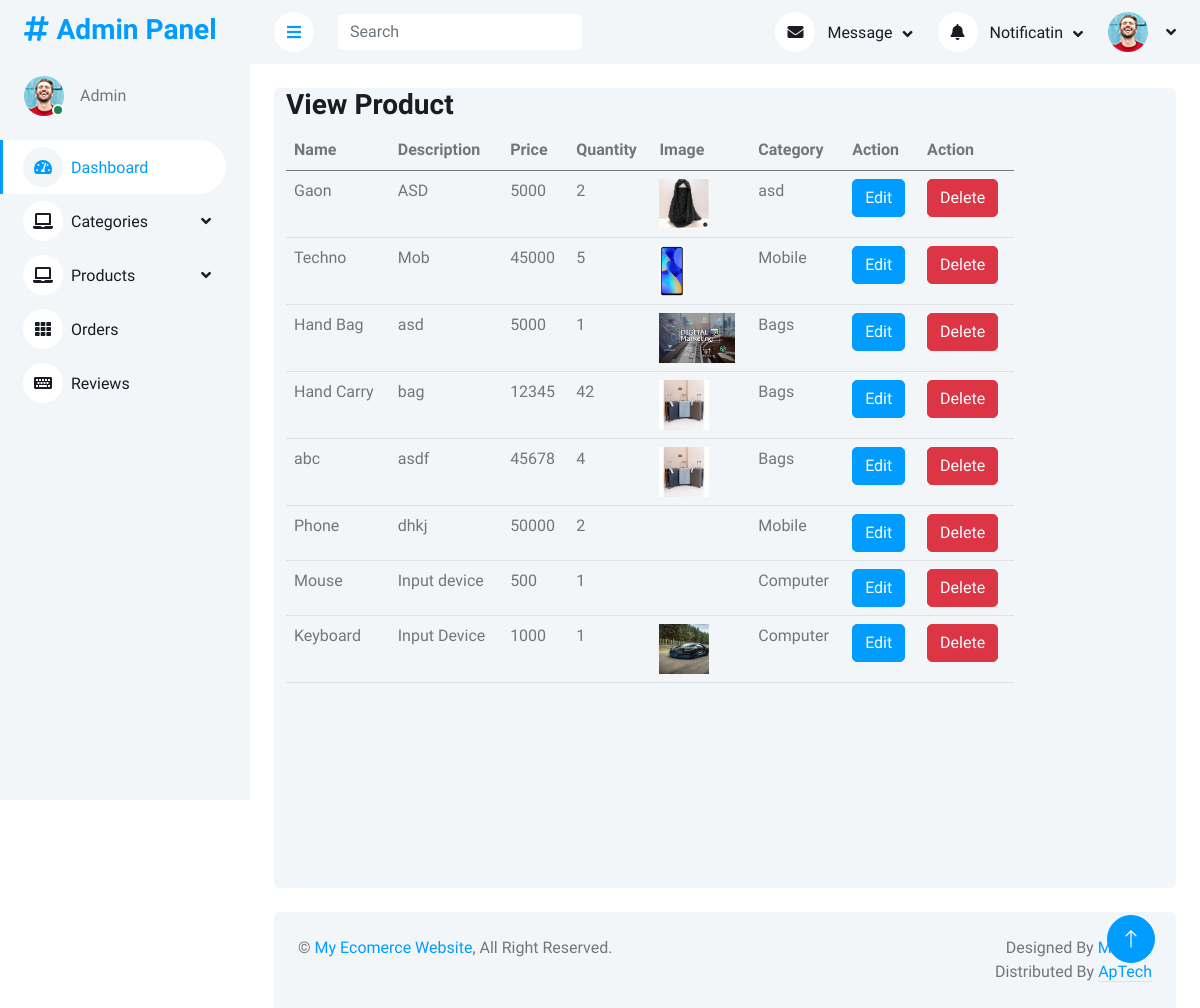
The app's page /AdminPanel/viewProduct.php, older data.
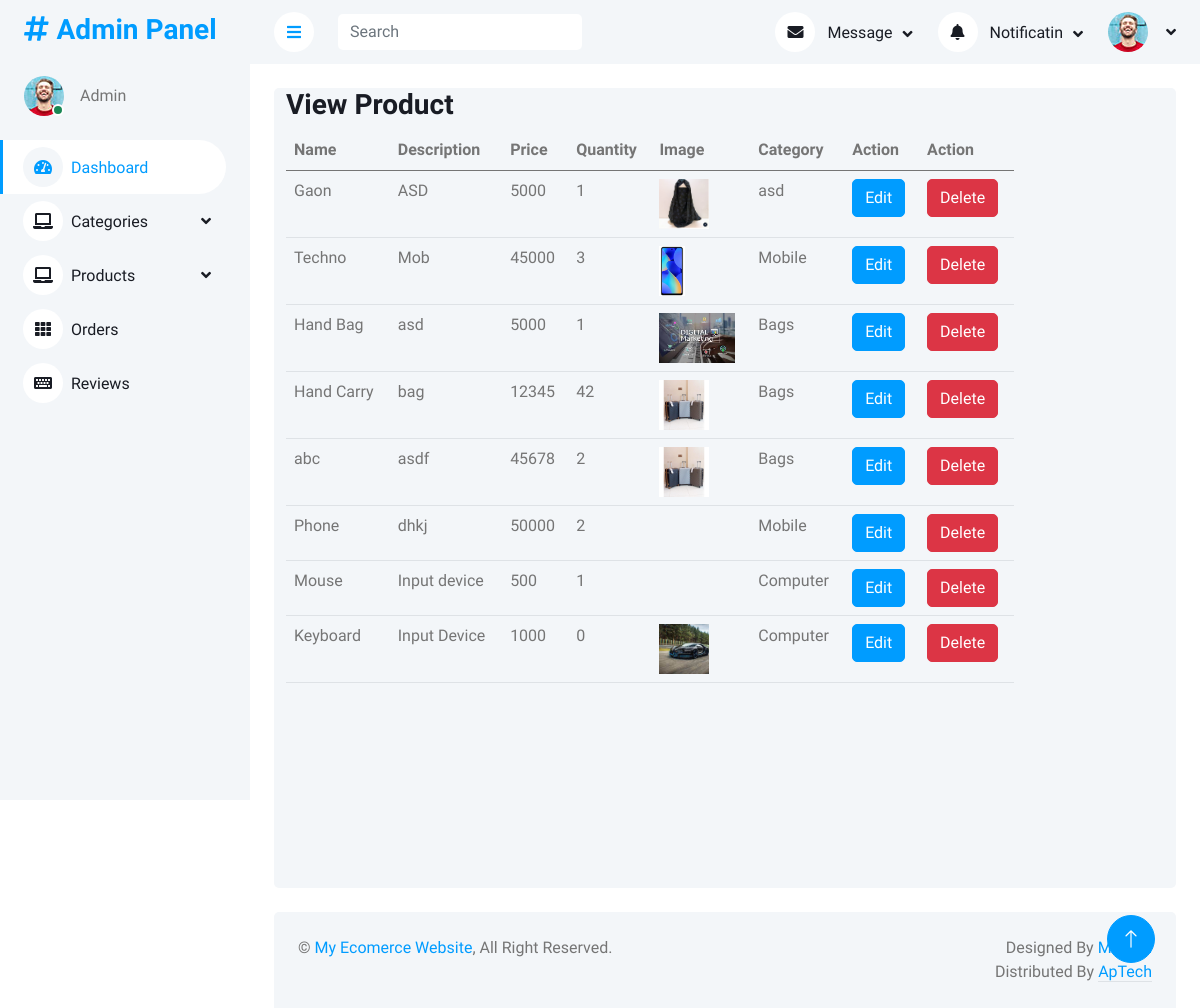
The same page, newer data.
### tables this page shows
CREATE TABLE `products` (
  `id` int(11) NOT NULL,
  `name` varchar(200) NOT NULL,
  `description` varchar(200) NOT NULL,
  `price` int(11) NOT NULL,
  `quantity` int(11) NOT NULL,
  `image` varchar(500) NOT NULL,
  `catid` int(11) NOT NULL,
  `procid` varchar(200) DEFAULT NULL
);

CREATE TABLE `categories` (
  `id` int(11) NOT NULL,
  `Name` varchar(200) DEFAULT NULL,
  `Description` varchar(500) NOT NULL,
  `image` varchar(300) NOT NULL
);

### AdminPanel/viewProduct.php (the view)
<?php
include('query.php');
include('header.php');
?>
            <div class="container-fluid pt-4 px-4">
                <div class="row vh-100 bg-light rounded mx-0">
                    <div class="col-md-10">
                        <h3>View Product</h3>
                            <table class="table">
                                <thead>
                                    <tr>
                                        <th>Name</th>
                                        <th>Description</th>
                                        <th>Price</th>
                                        <th>Quantity</th>
                                        <th>Image</th>
                                        <th>Category</th>
                                        <th>Action</th>
                                        <th>Action</th>
                                    </tr>
                                </thead>
                                <tbody>
                                    <?php
                                    $query = $pdo->query("SELECT categories.Name as CatName, products.* from products join categories on categories.id = products.catid");
                                    $allProducts = $query->fetchAll(PDO::FETCH_ASSOC);
                                    foreach($allProducts as $Product){
                                    ?>
                                    <tr>
                                        <td><?php echo $Product['name'] ?></td>
                                        <td><?php echo $Product['description'] ?></td>
                                        <td><?php echo $Product['price'] ?></td>
                                        <td><?php echo $Product['quantity'] ?></td>
                                        <td> <img height="50px" src="img/<?php echo $Product['image'] ?>" alt=""> </td>
                                        <td><?php echo $Product['CatName'] ?></td>
                                        <td><a href="editProduct.php?id=<?php echo $Product['id']?>" class="btn btn-primary">Edit</a></td>
                                        <td><a href="?did=<?php echo $Product['id']?>" class="btn btn-danger">Delete</a></td>
                                    </tr>
                                   <?php
                                   }
                                   ?>
                                </tbody>
                            </table>
            </div>
            </div>
</div>
<?php
include('footer.php');
?>

### AdminPanel/header.php (shortened to what this page needs)
<!DOCTYPE html>
<html lang="en">
<head>
    <link href="https://cdnjs.cloudflare.com/ajax/libs/font-awesome/5.10.0/css/all.min.css" rel="stylesheet">
    <link href="https://cdn.jsdelivr.net/npm/bootstrap-icons@1.4.1/font/bootstrap-icons.css" rel="stylesheet">
    <link href="lib/owlcarousel/assets/owl.carousel.min.css" rel="stylesheet">
    <link href="lib/tempusdominus/css/tempusdominus-bootstrap-4.min.css" rel="stylesheet" />
    <link href="css/bootstrap.min.css" rel="stylesheet">
    <link href="css/style.css" rel="stylesheet">
</head>
<body>
    <div class="container-xxl position-relative bg-white d-flex p-0">
        <div class="sidebar pe-4 pb-3">
            <nav class="navbar bg-light navbar-light">
                <a href="." class="navbar-brand mx-4 mb-3">
                    <h3 class="text-primary"><i class="fa fa-hashtag me-2"></i>Admin Panel</h3>
                </a>
                <div class="d-flex align-items-center ms-4 mb-4">
                    <div class="position-relative">
                        <img class="rounded-circle" src="img/user.jpg" alt="" style="width: 40px; height: 40px;">
                        <div class="bg-success rounded-circle border border-2 border-white position-absolute end-0 bottom-0 p-1"></div>
                    </div>
                    <div class="ms-3">
                        <span>Admin</span>
                    </div>
                </div>
                <div class="navbar-nav w-100">
                    <a href="index.php" class="nav-item nav-link active"><i class="fa fa-tachometer-alt me-2"></i>Dashboard</a>
                    <div class="nav-item dropdown">
                        <a href="#" class="nav-link dropdown-toggle" data-bs-toggle="dropdown"><i class="fa fa-laptop me-2"></i>Categories</a>
                    </div>
                    <div class="nav-item dropdown">
                        <a href="#" class="nav-link dropdown-toggle" data-bs-toggle="dropdown"><i class="fa fa-laptop me-2"></i>Products</a>
                    </div>
                    <a href="orders.php" class="nav-item nav-link"><i class="fa fa-th me-2"></i>Orders</a>
                    <a href="reviews.php" class="nav-item nav-link"><i class="fa fa-keyboard me-2"></i>Reviews</a>
                </div>
            </nav>
        </div>
        <div class="content">
            <nav class="navbar navbar-expand bg-light navbar-light sticky-top px-4 py-0">
                <a href="#" class="sidebar-toggler flex-shrink-0">
                    <i class="fa fa-bars"></i>
                </a>
                <form class="d-none d-md-flex ms-4">
                    <input class="form-control border-0" type="search" placeholder="Search">
                </form>
                <div class="navbar-nav align-items-center ms-auto">
                    <div class="nav-item dropdown">
                        <a href="#" class="nav-link dropdown-toggle" data-bs-toggle="dropdown">
                            <i class="fa fa-envelope me-lg-2"></i>
                            <span class="d-none d-lg-inline-flex">Message</span>
                        </a>
                    </div>
                    <div class="nav-item dropdown">
                        <a href="#" class="nav-link dropdown-toggle" data-bs-toggle="dropdown">
                            <i class="fa fa-bell me-lg-2"></i>
                            <span class="d-none d-lg-inline-flex">Notificatin</span>
                        </a>
                    </div>
                    <div class="nav-item dropdown">
                        <a href="#" class="nav-link dropdown-toggle" data-bs-toggle="dropdown">
                            <img class="rounded-circle me-lg-2" src="img/user.jpg" alt="" style="width: 40px; height: 40px;">
                        </a>
                    </div>
                </div>
            </nav>

### AdminPanel/footer.php (shortened to what this page needs)
            <div class="container-fluid pt-4 px-4">
                <div class="bg-light rounded-top p-4">
                    <div class="row">
                        <div class="col-12 col-sm-6 text-center text-sm-start">
                            &copy; <a href="#">My Ecomerce Website</a>, All Right Reserved.
                        </div>
                        <div class="col-12 col-sm-6 text-center text-sm-end">
                            Designed By <a href=".">M Asad</a>
                        Distributed By <a class="border-bottom" href="." target="_blank">ApTech</a>
                        </div>
                    </div>
                </div>
            </div>
        </div>
        <a href="#" class="btn btn-lg btn-primary btn-lg-square back-to-top"><i class="bi bi-arrow-up"></i></a>
    </div>
</body>
</html>

### AdminPanel/css/style.css (style rules this page uses)
:root { --primary: #009CFF; --light: #F3F6F9; --dark: #191C24; }
.back-to-top { position: fixed; display: none; right: 45px; bottom: 45px; z-index: 99; }
.btn { transition: .5s; }
.btn.btn-primary { color: #FFFFFF; }
.btn-lg-square { width: 48px; height: 48px; }
.btn-square, .btn-sm-square, .btn-lg-square { padding: 0; display: inline-flex; align-items: center; justify-content: center; font-weight: normal; border-radius: 50px; }
.sidebar { position: fixed; top: 0; left: 0; bottom: 0; width: 250px; height: 100vh; overflow-y: auto; background: var(--light); transition: 0.5s; z-index: 999; }
.content { margin-left: 250px; min-height: 100vh; background: #FFFFFF; transition: 0.5s; }
@media (min-width: 992px) { .sidebar { margin-left: 0; } }
@media (min-width: 992px) { .content { width: calc(100% - 250px); } }
.sidebar .navbar .navbar-nav .nav-link { padding: 7px 20px; color: var(--dark); font-weight: 500; border-left: 3px solid var(--light); border-radius: 0 30px 30px 0; outline: none; }
.sidebar .navbar .navbar-nav .nav-link:hover, .sidebar .navbar .navbar-nav .nav-link.active { color: var(--primary); background: #FFFFFF; border-color: var(--primary); }
.sidebar .navbar .navbar-nav .nav-link i { width: 40px; height: 40px; display: inline-flex; align-items: center; justify-content: center; background: #FFFFFF; border-radius: 40px; }
.sidebar .navbar .navbar-nav .nav-link:hover i, .sidebar .navbar .navbar-nav .nav-link.active i { background: var(--light); }
.sidebar .navbar .dropdown-toggle::after { position: absolute; top: 15px; right: 15px; border: none; content: "\f107"; font-family: "Font Awesome 5 Free"; font-weight: 900; transition: .5s; }
.content .navbar .navbar-nav .nav-link { margin-left: 25px; padding: 12px 0; color: var(--dark); outline: none; }
.content .navbar .sidebar-toggler, .content .navbar .navbar-nav .nav-link i { width: 40px; height: 40px; display: inline-flex; align-items: center; justify-content: center; background: #FFFFFF; border-radius: 40px; }
.content .navbar .dropdown-toggle::after { margin-left: 6px; vertical-align: middle; border: none; content: "\f107"; font-family: "Font Awesome 5 Free"; font-weight: 900; transition: .5s; }

Row changes from the older to the newer data that the page shows:
changed products "Gaon": quantity "2" → "1"
changed products "Techno": quantity "5" → "3"
changed products "abc": quantity "4" → "2"
changed products "Keyboard": quantity "1" → "0"
